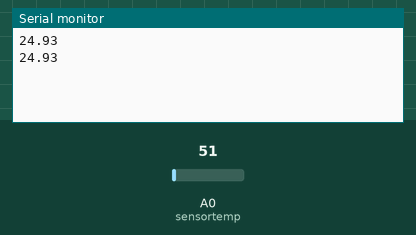
This sketch was run on a simulated Arduino Uno, built with avr-gcc and run on an emulated ATmega328P. Shown: the last lines printed to the serial monitor. The test bench sets the inputs (shaded band); at power-on: A0 (sensortemp) = 51.

Above: at 1.8 s.
1.9 s: A0 (sensortemp) set to 61
At 2.7 s:
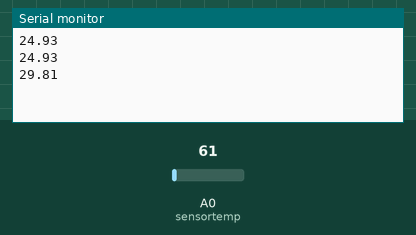
3.4 s: A0 (sensortemp) set to 71
At 4.8 s:
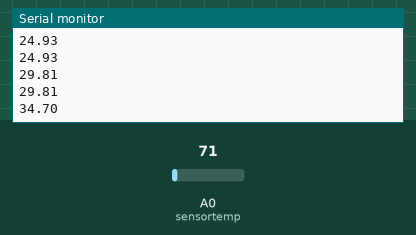
Timing chart, 0 to 6.4 s (numbered marks = the images above; inputs shaded):
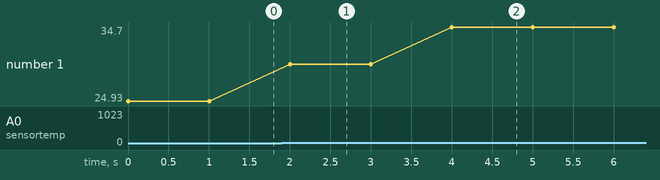

The sketch:

Temp.ino
```cpp
/*
  Este código lê o valor de um sensor de temperatura conectado ao pino A0 e imprime a temperatura em milivolts no Monitor Serial.

  Conexões:
  - O sensor de temperatura está conectado ao pino A0.

  O código lê o valor do sensor de temperatura, converte-o em milivolts e imprime o resultado no Monitor Serial a cada segundo.

  Autor: [Seu Nome/Autor]
  Data de Criação: [Data de Criação]
*/

// Declarando as variáveis
float sensortemp = A0;   // Pino do sensor de temperatura
float valor = 0;         // Variável para armazenar o valor lido do sensor
float milivolts = 0;     // Variável para armazenar a temperatura em milivolts
float temp = 0;          // Variável para armazenar a temperatura em graus Celsius

void setup() {
  // Configurando o pino do sensor de temperatura como entrada
  pinMode(sensortemp, INPUT);

  // Iniciando a comunicação serial
  Serial.begin(9600);
}

void loop() {
  // Lendo o valor do sensor de temperatura
  valor = analogRead(sensortemp);

  // Convertendo o valor lido em milivolts
  milivolts = (valor * (500.0 / 1023.0));

  // Atribuindo o valor de milivolts à variável de temperatura
  temp = milivolts;

  // Imprimindo a temperatura em milivolts no Monitor Serial
  Serial.println(temp);

  // Aguardando 1 segundo
  delay(1000);
}
```

Measured:
- after the input at 1.9 s, the serial monitor: prints a new line after 0.10 s (image 1)
- after the input at 3.4 s, the serial monitor: prints a new line after 0.60 s (image 2)
- plotted number 1: 24.93 → 29.81 after the input at 1.9 s, 29.81 → 34.7 after the input at 3.4 s
